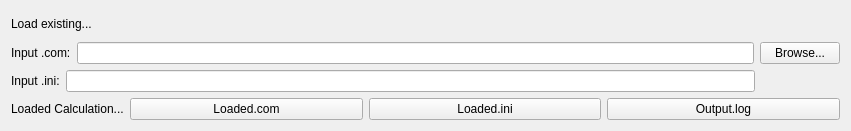
       <widget class="QWidget" name="layoutWidget">
        <property name="geometry">
         <rect>
          <x>0</x>
          <y>0</y>
          <width>851</width>
          <height>131</height>
         </rect>
        </property>
        <layout class="QVBoxLayout" name="verticalLayout">
         <item>
          <widget class="QLabel" name="label_14">
           <property name="text">
            <string>Load existing...</string>
           </property>
          </widget>
         </item>
         <item>
          <layout class="QHBoxLayout" name="horizontalLayout_11">
           <item>
            <widget class="QLabel" name="label_11">
             <property name="text">
              <string>Input .com:</string>
             </property>
             <property name="buddy">
              <cstring>comLineEdit</cstring>
             </property>
            </widget>
           </item>
           <item>
            <widget class="QLineEdit" name="comLineEdit"/>
           </item>
           <item>
            <widget class="QPushButton" name="fileOpenButton">
             <property name="text">
              <string>Browse...</string>
             </property>
            </widget>
           </item>
          </layout>
         </item>
         <item>
          <layout class="QHBoxLayout" name="horizontalLayout_17">
           <item>
            <widget class="QLabel" name="label_12">
             <property name="text">
              <string>Input .ini:</string>
             </property>
            </widget>
           </item>
           <item>
            <widget class="QLineEdit" name="iniLineEdit">
             <property name="sizePolicy">
              <sizepolicy hsizetype="Expanding" vsizetype="Fixed">
               <horstretch>1</horstretch>
               <verstretch>0</verstretch>
              </sizepolicy>
             </property>
            </widget>
           </item>
           <item>
            <spacer name="horizontalSpacer_11">
             <property name="orientation">
              <enum>Qt::Horizontal</enum>
             </property>
             <property name="sizeHint" stdset="0">
              <size>
               <width>85</width>
               <height>20</height>
              </size>
             </property>
            </spacer>
           </item>
          </layout>
         </item>
         <item>
          <layout class="QHBoxLayout" name="horizontalLayout_18">
           <item>
            <widget class="QLabel" name="label_19">
             <property name="text">
              <string>Loaded Calculation...</string>
             </property>
            </widget>
           </item>
           <item>
            <widget class="QPushButton" name="loadedcomButton">
             <property name="sizePolicy">
              <sizepolicy hsizetype="Minimum" vsizetype="Fixed">
               <horstretch>1</horstretch>
               <verstretch>0</verstretch>
              </sizepolicy>
             </property>
             <property name="text">
              <string>Loaded.com</string>
             </property>
            </widget>
           </item>
           <item>
            <widget class="QPushButton" name="loadediniButton">
             <property name="sizePolicy">
              <sizepolicy hsizetype="Minimum" vsizetype="Fixed">
               <horstretch>1</horstretch>
               <verstretch>0</verstretch>
              </sizepolicy>
             </property>
             <property name="text">
              <string>Loaded.ini</string>
             </property>
            </widget>
           </item>
           <item>
            <widget class="QPushButton" name="loadedlogButton">
             <property name="sizePolicy">
              <sizepolicy hsizetype="Minimum" vsizetype="Fixed">
               <horstretch>1</horstretch>
               <verstretch>0</verstretch>
              </sizepolicy>
             </property>
             <property name="text">
              <string>Output.log</string>
             </property>
            </widget>
           </item>
          </layout>
         </item>
        </layout>
       </widget>
